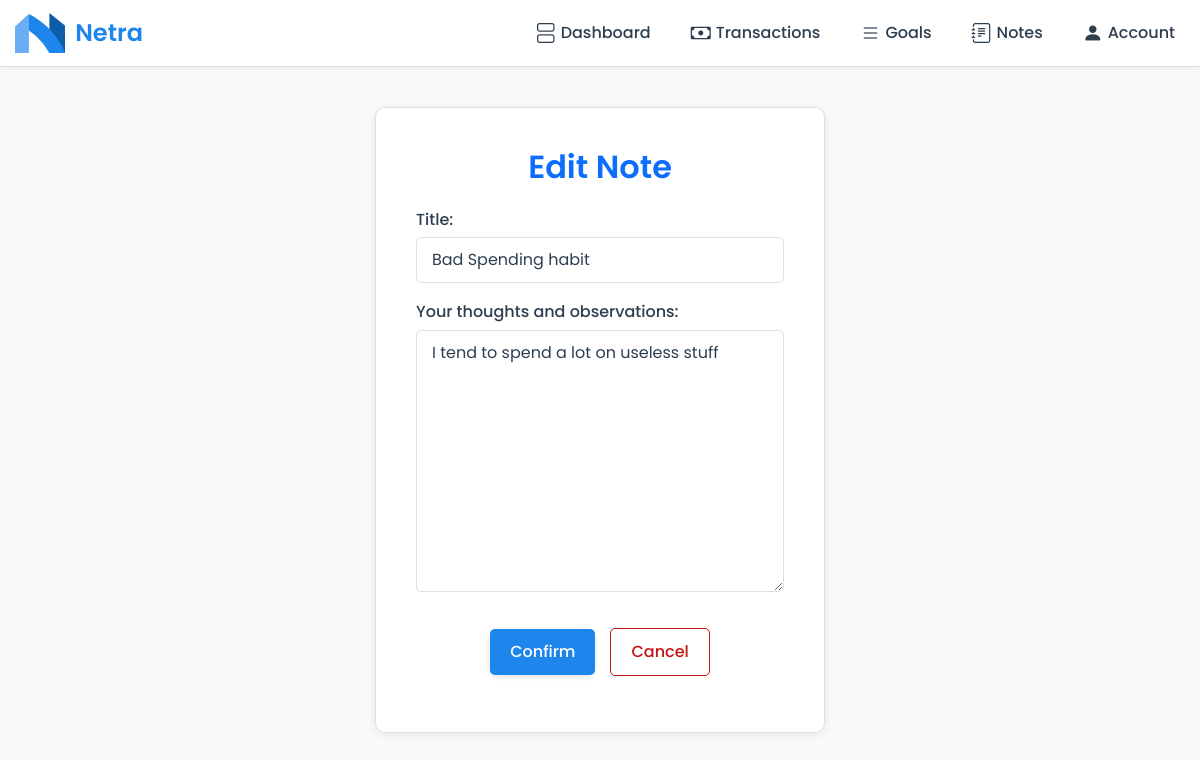
The app's page /netra/notes/edit/4/ with its own data.
### core/models.py (models this page shows, shortened)
class FinancialNote(models.Model):
    user = models.ForeignKey(User, on_delete=models.CASCADE)
    title = models.CharField(max_length=100)
    text = models.TextField(max_length=500)
    date = models.DateTimeField(auto_now_add=True)

### core/views.py (the view)
# urls.py: path('netra/notes/edit/<str:pk>/', views.edit_note, name='note_edit'),
def edit_note(request, pk):
    note = get_object_or_404(models.FinancialNote, pk = pk)
    if request.method == "POST":
        form = forms.NoteForm(request.POST)
        if form.is_valid():
            title = form.cleaned_data['title']
            text = form.cleaned_data['text']
            try:
                note.title = title
                note.text = text
                return redirect('notes')
            except:
                messages.error(request, 'Could not update note! Please try agian.')
                return render(request, 'notebook/note_edit.html', {'form': form})
    else:
        form = forms.NoteForm(initial={
            'title': note.title,
            'text': note.text
        })
    return render(request, 'notebook/note_edit.html', {'form': form})

### core/forms.py
class NoteForm(forms.Form):
    title = forms.CharField(max_length=100, label="Title: ")
    text = forms.CharField(widget=forms.Textarea, label="Your thoughts and observations: ")

### core/templates/notebook/note_edit.html (shortened to what this page needs)
{% load static %}
{% include "components/navbar.html" %}
{% load widget_tweaks %}
<!DOCTYPE html>
<html lang="en">
<head>
    <link
        href="https://cdn.jsdelivr.net/npm/bootstrap@5.3.2/dist/css/bootstrap.min.css"
        rel="stylesheet"
        xintegrity="sha384-T3c6CoIi6uLrA9TneNEoa7RxnatzjcDSCmG1MXxSR1GAsXEV/Dwwykc2MPK8M2HN"
    />
    <link
        rel="stylesheet"
        href="https://cdn.jsdelivr.net/npm/bootstrap-icons@1.13.1/font/bootstrap-icons.min.css"
    />
    <link rel="stylesheet" href="{% static 'styles/fonts.css' %}"/>
    <link rel="stylesheet" href="{% static 'styles/forms.css' %}">
</head>
<body>
    <div class="form-page-container">
        <div class="form-card">
            <h3 class="form-title text-primary">Edit Note</h3>
            <form class="d-flex flex-column justify-content-center" method="post">
                {% for field in form %}
                    <div class="mb-3">
                        <label for="{{ field.id_for_label }}" class="form-label">{{ field.label }}</label>
                        {{ field|add_class:"form-control" }}
                    </div>
                {% endfor %}
                <div class="form-actions">
                    <button class="button-prim" type="submit">Confirm</button>
                    <a href="{% url 'dashboard' %}" class="btn-outline-danger">Cancel</a>
                </div>
            </form>
        </div>
    </div>
</body>
</html>

### static/styles/navbar.css (style rules this page uses)
:root { --blue-primary: #1D85EB; --green-success: #00931B; --red-danger: #C41313; --warning-color: #FFC107; --info-color: #0dcaf0; --dark-text: #2c3e50; --light-text: #ecf0f1; --muted-text: #7f8c8d; --border-color: #e0e0e0; --bg-light: #f8f9fa; --bg-card: #ffffff; --spacing-xs: 5px; --spacing-sm: 10px; --spacing-md: 15px; --spacing-lg: 20px; --spacing-xl: 30px; --spacing-xxl: 40px; --spacing-xxxl: 50px; }
body { padding-top: var(--spacing-xxxl); }

### static/styles/forms.css (style rules this page uses)
:root { --blue-primary: #1D85EB; --green-success: #00931B; --red-danger: #C41313; --warning-color: #FFC107; --info-color: #0dcaf0; --dark-text: #2c3e50; --light-text: #ecf0f1; --muted-text: #7f8c8d; --border-color: #e0e0e0; --bg-light: #f8f9fa; --bg-card: #ffffff; --spacing-xs: 5px; --spacing-sm: 10px; --spacing-md: 15px; --spacing-lg: 20px; --spacing-xl: 30px; --spacing-xxl: 40px; --spacing-xxxl: 50px; }
body { font-family: 'Poppins', sans-serif; background-color: var(--bg-light); color: var(--dark-text); line-height: 1.6; padding: var(--spacing-lg); }
.form-page-container { display: flex; justify-content: center; align-items: center; min-height: 100vh; padding: var(--spacing-xl); }
.form-card { background-color: var(--bg-card); border: 1px solid var(--border-color); box-shadow: 0 2px 8px rgba(0, 0, 0, 0.08); padding: var(--spacing-xxl); border-radius: var(--spacing-sm); width: 100%; max-width: 450px; }
.form-title { text-align: center; margin-bottom: var(--spacing-lg); font-weight: 600; font-size: 2rem; color: var(--blue-primary); user-select: none; }
.form-label { font-weight: 500; color: var(--dark-text); margin-bottom: var(--spacing-xs); }
.form-control { border: 1px solid var(--border-color); border-radius: var(--spacing-xs); padding: var(--spacing-sm) var(--spacing-md); font-size: 1rem; color: var(--dark-text); transition: border-color 0.2s ease-in-out, box-shadow 0.2s ease-in-out; }
.form-actions { display: flex; justify-content: center; align-items: center; gap: var(--spacing-md); margin-top: var(--spacing-lg); }
.button-prim { background-color: var(--blue-primary); color: white; padding: var(--spacing-sm) var(--spacing-lg); font-weight: 500; border-radius: var(--spacing-xs); box-shadow: 0 2px 5px rgba(0,0,0,0.1); transition: all 0.2s ease-in-out; border: none; cursor: pointer; text-decoration: none; }
.btn-outline-danger { color: var(--red-danger); border: 1px solid var(--red-danger); background-color: transparent; padding: var(--spacing-sm) var(--spacing-lg); font-weight: 500; border-radius: var(--spacing-xs); transition: all 0.2s ease-in-out; cursor: pointer; text-decoration: none; }

### records on screen
FinancialNote: form "Bad Spending habit" "I tend to spend a lot on useless stuff"

### other values on screen
{{ field.label }} "Title:" "Your thoughts and observations:"
